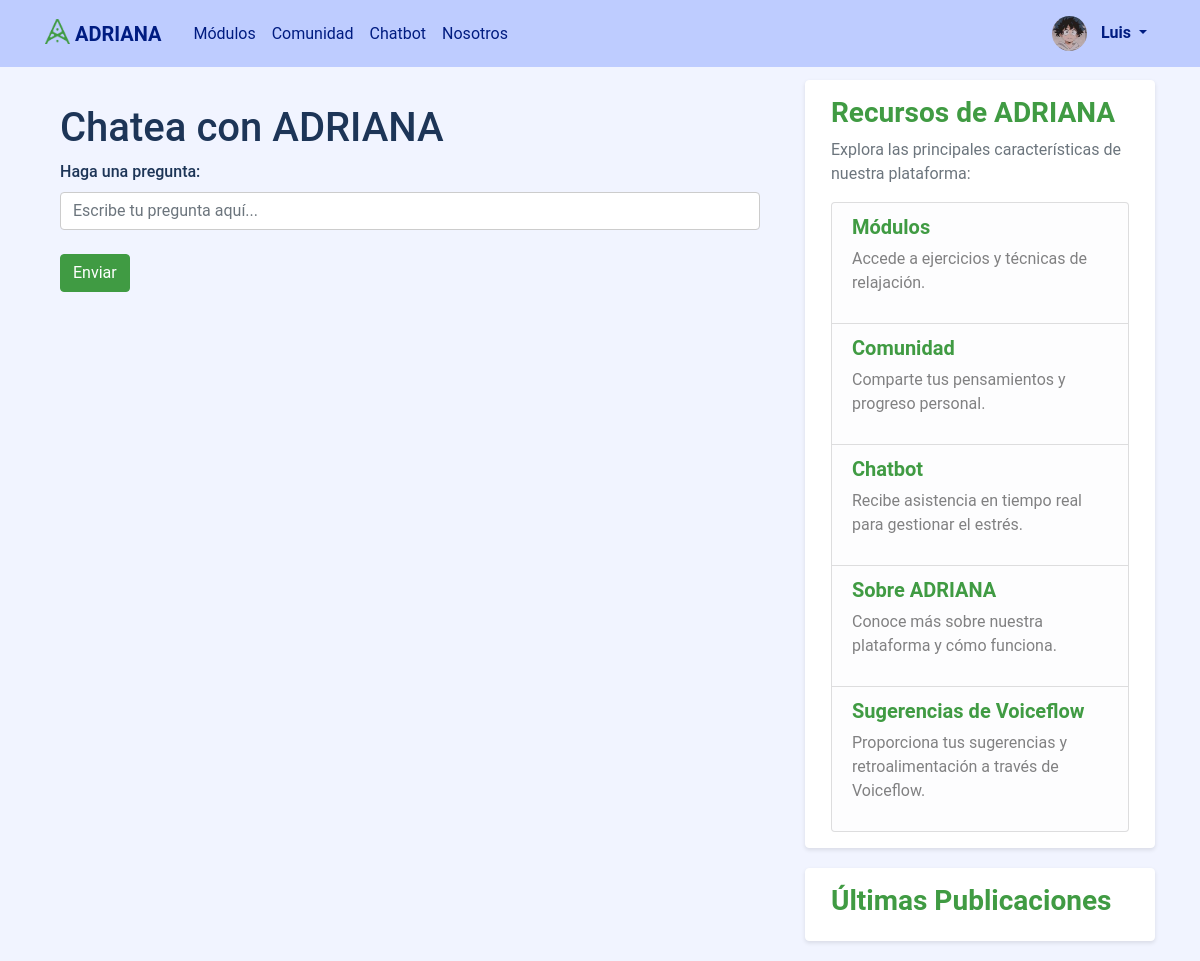
The page /chatbot (signed in) on the database its author committed.
### adriana_assistant/models.py (models this page shows, shortened)
class User(db.Model, UserMixin):
    id = db.Column(db.Integer, primary_key=True)
    username = db.Column(db.String(20), unique=True, nullable=False)
    email = db.Column(db.String(120), unique=True, nullable=False)
    image_file = db.Column(db.String(20), nullable=False, default='default.jpg')
    password = db.Column(db.String(60), nullable=False)
    posts = db.relationship('Post', backref='author', lazy=True)

### adriana_assistant/chatbot.py (the view, shortened to what this page needs)
@chatbot_bp.route('/chatbot', methods=['GET', 'POST'])
def chatbot():
    groq_api_key = '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'
    if not groq_api_key:
        return "API Key is not configured correctly."
    model = 'llama3-8b-8192'
    conversational_memory_length = 5
    system_prompt = (
        "Eres una experto en el control del Estrés y la Ansiedad, te llamas ADRIANA. Dispones de todos los conocimientos de la Psicología "
        "para poder dar instrucciones que ayuden a controlar estos problemas. Además, tienes conocimiento en ejercicios "
        "que ayudarán a disminuir con mayor rapidez lo que ocasione el Estrés y la Ansiedad, como por ejemplo: dolores "
        "de cabeza, taquicardia, dolores en el pecho, dificultad para respirar, pensamientos relacionados con la muerte, etc."
        "La cantidad de palabras no debe ser mayor a 30."
    )
    if 'chat_history' not in session:
        session['chat_history'] = []
    return render_template('chatbot.html', chat_history=session['chat_history'])

### adriana_assistant/models.py (called while the page is built)
@login_manager.user_loader
def load_user(user_id):
    return User.query.get(int(user_id))

### adriana_assistant/templates/chatbot.html (shortened to what this page needs)
{% extends "layout.html" %}
{% block content %}
<div class="container mt-4">
    <h1>Chatea con ADRIANA</h1>
    <form method="post" class="mb-3">
        <div class="form-group">
            <label for="question">Haga una pregunta:</label>
            <input type="text" class="form-control" id="question" name="question" placeholder="Escribe tu pregunta aquí..." required>
        </div>
        <button type="submit" class="btn btn-primary mt-2">Enviar</button>
    </form>
</div>
{% endblock content %}

### adriana_assistant/templates/layout.html (shortened to what this page needs)
<!DOCTYPE html>
<html>
<head>
    <link rel="stylesheet" href="https://maxcdn.bootstrapcdn.com/bootstrap/4.0.0/css/bootstrap.min.css">
    <link rel="stylesheet" type="text/css" href="{{ url_for('static', filename='main.css') }}">
</head>
<body>
    <header class="site-header">
      <nav class="navbar navbar-expand-md navbar-dark bg-steel fixed-top">
        <div class="container">
          <a class="logo-nav navbar-brand mr-4" href="/">
            <img src="{{ url_for('static', filename='logo.png') }}" width="25" height="25" class="d-inline-block align-top" alt="Logo ADRIANA">
            <strong>ADRIANA</strong>
          </a>
          <div class="collapse navbar-collapse" id="navbarToggle">
            <div class="navbar-nav mr-auto">
                <a class="nav-item nav-link" href="{{ url_for('modules') }}">Módulos</a>
                <a class="nav-item nav-link" href="{{ url_for('home') }}">Comunidad</a>
                <a class="nav-item nav-link" href="{{ url_for('chatbot.chatbot') }}">Chatbot</a>
                <a class="nav-item nav-link" href="{{ url_for('about') }}">Nosotros</a>
            </div>
            <div class="navbar-nav">
              {% if current_user.is_authenticated %}
                <div class="nav-item dropdown">
                  <a class="nav-link dropdown-toggle" href="#" id="navbarDropdown" role="button" data-toggle="dropdown" aria-haspopup="true" aria-expanded="false">
                    <img src="{{ url_for('static', filename='profile_pics/' + current_user.image_file) }}" width="35" height="35" class="profile-img rounded-circle">
                    <strong>{{ current_user.username }}</strong>
                  </a>
                </div>
              {% else %}
                <a class="nav-item nav-link" href="{{ url_for('login') }}">Iniciar Sesion</a>
                <a class="nav-item nav-link" href="{{ url_for('register') }}">Registrar</a>
              {% endif %}
            </div>
          </div>
        </div>
      </nav>
    </header>
    <main role="main" class="container">
      <div class="row">
        <div class="col-md-8">
          {% block content %}{% endblock %}
        </div>
        <div class="col-md-4">
          <div class="content-section">
            <h3><strong>Recursos de ADRIANA</strong></h3>
            <p class='text-muted'>Explora las principales características de nuestra plataforma:</p>
            <ul class="list-group">
                <li class="list-group-item list-group-item-light">
                  <h5><a href="{{ url_for('modules') }}" class="highlight-link"><strong>Módulos</strong></a></h5>
                  <p>Accede a ejercicios y técnicas de relajación.</p>
                </li>
                <li class="list-group-item list-group-item-light">
                  <h5><a href="{{ url_for('home') }}" class="highlight-link"><strong>Comunidad</strong></a></h5>
                  <p>Comparte tus pensamientos y progreso personal.</p>
                </li>
                <li class="list-group-item list-group-item-light">
                  <h5><a href="{{ url_for('chatbot.chatbot') }}" class="highlight-link"><strong>Chatbot</strong></a></h5>
                  <p>Recibe asistencia en tiempo real para gestionar el estrés.</p>
                </li>
                <li class="list-group-item list-group-item-light">
                  <h5><a href="{{ url_for('about') }}" class="highlight-link"><strong>Sobre ADRIANA</strong></a></h5>
                  <p>Conoce más sobre nuestra plataforma y cómo funciona.</p>
                </li>
                <li class="list-group-item list-group-item-light">
                  <h5><a href="https://creator.voiceflow.com/prototype/664e59dbd188ab83e9a86d25" class="highlight-link" target="_blank"><strong>Sugerencias de Voiceflow</strong></a></h5>
                  <p>Proporciona tus sugerencias y retroalimentación a través de Voiceflow.</p>
                </li>
            </ul>
          </div>
          <div class="content-section mt-3">
            <h3><strong>Últimas Publicaciones</strong></h3>
          </div>
        </div>
      </div>
    </main>
  </body>
</html>

### adriana_assistant/static/main.css (style rules this page uses)
body { background: #F1F4FF; color: #1D3557; font-family: 'Roboto', sans-serif; margin-top: 5rem; }
h1, h2, h3, h4, h5, h6 { color: #1D3557; font-weight: 500; }
.bg-steel { background-color: #BECCFF; }
.site-header .navbar-brand, .site-header .logo-nav { color: #001C81; }
.site-header .navbar-nav .nav-link { color: #001C81; }
.profile-img { margin-right: 10px; }
.content-section { background: #FFFFFF; padding: 15px 25px; border: 1px solid #FFFFFF; border-radius: 4px; margin-bottom: 20px; box-shadow: 0 2px 4px rgba(0,0,0,0.1); }
.content-section h3 { color: #409b43; }
.content-section .list-group-item-light a { color: #409b43; text-decoration: none; }
.btn-primary { background-color: #409b43; border-color: #409b43; color: #fff; }
.form-control, .form-control-file { border-radius: 4px; border: 1px solid #ccc; }
.form-group label { font-weight: 500; }

### rows shown on the page
User: image_file (picture), username "Luis"
